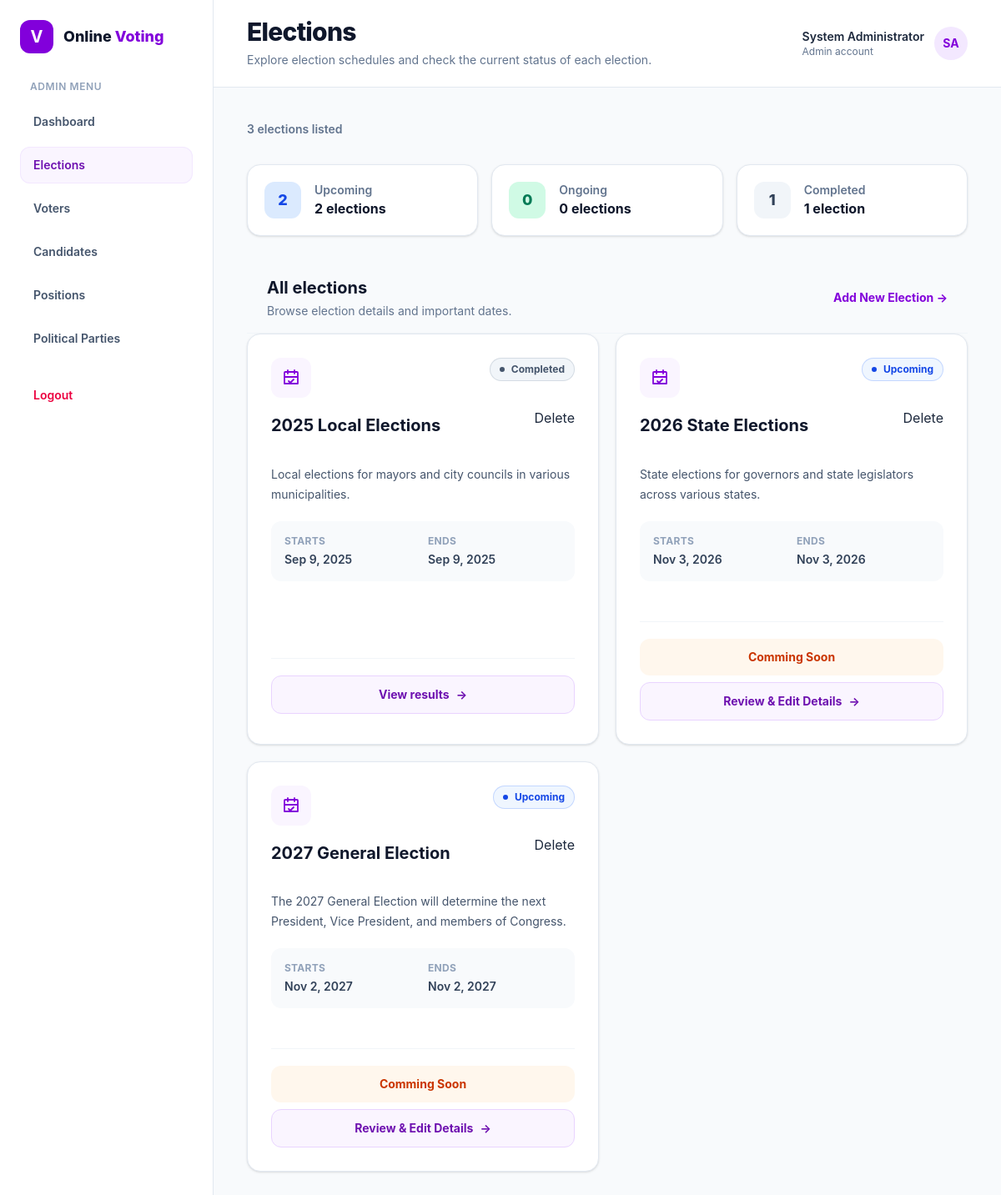
/views/common/elections.php (signed in), run on the app's committed database.
### tables this page shows
CREATE TABLE elections (
    id INT AUTO_INCREMENT PRIMARY KEY,
    title VARCHAR(100) NOT NULL UNIQUE,
    description TEXT NOT NULL,
    start_date DATETIME NOT NULL,
    end_date DATETIME NOT NULL,
    status ENUM('upcoming', 'ongoing', 'completed') NOT NULL DEFAULT 'upcoming',
    created_at TIMESTAMP DEFAULT CURRENT_TIMESTAMP,
    updated_at TIMESTAMP DEFAULT CURRENT_TIMESTAMP ON UPDATE CURRENT_TIMESTAMP
);

### app/paths.php (called while the page is built, shortened)
<?php
function app_url(string $path = ''): string
{
    return APP_BASE_URL . '/' . ltrim($path, '/');
}

### app/helpers/security.php (called while the page is built, shortened)
<?php
function getCsrfToken(): string
{
    return $_SESSION['csrf_token'];
}

### views/common/elections.php (the view, shortened to what this page needs)
<?php
require_once __DIR__ . '/../../app/paths.php';
require_once APP_ROOT . '/app/config/database.php';
require_once APP_ROOT . '/app/helpers/security.php';
$stmt = $pdo->prepare("SELECT * FROM `elections` ORDER BY start_date ASC");
$stmt->execute();
$elections = $stmt->fetchAll(PDO::FETCH_ASSOC);
$electionCounts = ['upcoming' => 0, 'ongoing' => 0, 'completed' => 0];
foreach ($elections as $election) {
    if (isset($electionCounts[$election['status']])) {
        $electionCounts[$election['status']]++;
    }
}
$statusStyles = [
    'upcoming' => 'bg-blue-50 text-blue-700 ring-blue-600/20',
    'ongoing' => 'bg-red-50 font-bold text-red-700 ring-1 ring-inset ring-red-200',
    'completed' => 'bg-slate-100 text-slate-600 ring-slate-500/20',
];
$escape = static fn($value): string => htmlspecialchars((string) ($value ?? ''), ENT_QUOTES, 'UTF-8');
$formatDate = static function ($date): string {
    $timestamp = strtotime($date);
    return $timestamp === false ? 'Date unavailable' : date('M j, Y', $timestamp);
};
?>
<!DOCTYPE html>
<html lang="en">
<head>
    <link rel="stylesheet" href="<?= htmlspecialchars(app_url('public/css/app.css'), ENT_QUOTES, 'UTF-8') ?>">
</head>
<body class="min-h-screen bg-slate-50 text-slate-800">
    <div class="flex min-h-[calc(100vh-65px)] flex-col md:flex-row">
        <?php include APP_ROOT . '/includes/shared/portal_sidebar.php'; ?>
        <div class="min-w-0 flex-1">
            <?php include APP_ROOT . '/includes/shared/portal_header.php'; ?>
            <main class="min-w-0 px-4 py-8 sm:px-6 sm:py-10 lg:px-10">
                <div class="mx-auto max-w-6xl">
                    <p class="mb-8 text-sm font-semibold text-slate-500"><?= count($elections) ?> <?= count($elections) === 1 ? 'election' : 'elections' ?> listed</p>
                    <section aria-label="Election status summary" class="mb-8 grid gap-4 sm:grid-cols-3">
                        <?php foreach (
                            [
                                ['Upcoming', $electionCounts['upcoming'], 'bg-blue-100 text-blue-700'],
                                ['Ongoing', $electionCounts['ongoing'], 'bg-emerald-100 text-emerald-700'],
                                ['Completed', $electionCounts['completed'], 'bg-slate-100 text-slate-700'],
                            ] as [$label, $count, $colorClass]
                        ): ?>
                            <div class="flex items-center gap-4 rounded-2xl border border-slate-200 bg-white p-5 shadow-sm">
                                <span class="flex h-11 w-11 items-center justify-center rounded-xl text-lg font-extrabold <?= $colorClass ?>">
                                    <?= $count ?>
                                </span>
                                <div>
                                    <p class="text-sm font-semibold text-slate-500"><?= $label ?></p>
                                    <p class="font-bold text-slate-900"><?= $count ?> <?= $count === 1 ? 'election' : 'elections' ?></p>
                                </div>
                            </div>
                        <?php endforeach; ?>
                    </section>
                    <?php if (!$elections): ?>
                        <section class="rounded-2xl border border-dashed border-slate-300 bg-white px-6 py-14 text-center">
                            <span class="mx-auto flex h-14 w-14 items-center justify-center rounded-2xl bg-purple-50 text-purple-700">
                                <svg class="h-7 w-7" viewBox="0 0 24 24" fill="none" stroke="currentColor" stroke-width="1.8" aria-hidden="true">
                                    <path stroke-linecap="round" stroke-linejoin="round" d="M8 7V3m8 4V3M4 11h16M5 5h14a1 1 0 0 1 1 1v13H4V6a1 1 0 0 1 1-1Z" />
                                </svg>
                            </span>
                            <h2 class="mt-5 text-lg font-bold text-slate-900">No elections available</h2>
                            <p class="mx-auto mt-2 max-w-md text-sm leading-6 text-slate-500">
                                There are no elections to display right now. Please check back later for updates.
                            </p>
                            <?php if ($portalRole === 'admin'): ?>
                                <a href="../admin/create_election.php" class="text-sm font-bold text-purple-700 hover:text-purple-900">Add New Election <span aria-hidden="true">→</span></a>
                            <?php endif; ?>
                        </section>
                    <?php else: ?>
                        <section aria-label="All elections">
                            <div class="flex flex-col justify-between gap-3 border-b border-slate-100 px-5 py-4 sm:flex-row sm:items-center sm:px-6">
                                <div class="">
                                    <h2 class="text-xl font-bold text-slate-900">All elections</h2>
                                    <p class="mt-1 text-sm text-slate-500">Browse election details and important dates.</p>
                                </div>
                                <?= $portalRole === 'admin' ? ' <a href="../admin/create_election.php" class="text-sm font-bold text-purple-700 hover:text-purple-900">Add New Election <span aria-hidden="true">→</span></a>' : '' ?>
                            </div>
                            <div class="grid gap-5 lg:grid-cols-2">
                                <?php foreach ($elections as $election):
                                    $status = $election['status'] ?? '';
                                    $statusClass = $statusStyles[$status] ?? 'bg-gray-100 text-gray-700 ring-gray-500/20';
                                ?>
                                    <article class="group flex h-full flex-col rounded-2xl border border-slate-200 bg-white p-6 shadow-sm transition duration-200 hover:-translate-y-1 hover:border-purple-200 hover:shadow-lg sm:p-7">
                                        <div class="flex items-start justify-between gap-4">
                                            <div class="flex h-12 w-12 shrink-0 items-center justify-center rounded-xl bg-purple-50 text-purple-700">
                                                <svg class="h-6 w-6" viewBox="0 0 24 24" fill="none" stroke="currentColor" stroke-width="1.8" aria-hidden="true">
                                                    <path stroke-linecap="round" stroke-linejoin="round" d="M8 7V3m8 4V3M4 11h16M5 5h14a1 1 0 0 1 1 1v13H4V6a1 1 0 0 1 1-1Z" />
                                                    <path stroke-linecap="round" stroke-linejoin="round" d="m9 16 2 2 4-4" />
                                                </svg>
                                            </div>
                                            <div class="ml-auto flex flex-col items-end gap-2">
                                                <span class="inline-flex items-center gap-2 rounded-full px-3 py-1.5 text-xs font-bold capitalize ring-1 ring-inset <?= $statusClass ?>">
                                                    <?php if ($status != 'ongoing'): ?>
                                                        <span class="h-1.5 w-1.5 rounded-full bg-current"></span>
                                                        <?= ucfirst($escape($status ?: 'unknown')) ?>
                                                    <?php endif; ?>
                                                </span>
                                            </div>
                                        </div>
                                        <div class="flex justify-between items-center">
                                            <h3 class="mt-5 text-xl font-bold leading-snug text-slate-900">
                                                <?= $escape($election['title'] ?? 'Untitled election') ?>
                                            </h3>
                                            <?php if ($portalRole === 'admin'): ?>
                                                <a href="<?= htmlspecialchars(app_url('app/controllers/election_actions.php?delete=' . $election['id'] . '&csrf_token=' . urlencode(getCsrfToken())), ENT_QUOTES, 'UTF-8') ?>">Delete</a>
                                            <?php endif; ?>
                                        </div>
                                        <p class="mt-2 min-h-12 whitespace-pre-line text-sm leading-6 text-slate-600">
                                            <?= $escape($election['description'] ?? 'No election description is available.') ?>
                                        </p>
                                        <div class="mt-5 grid gap-3 rounded-xl bg-slate-50 p-4 sm:grid-cols-2">
                                            <div>
                                                <p class="text-xs font-bold uppercase tracking-wide text-slate-400">Starts</p>
                                                <p class="mt-1 text-sm font-semibold text-slate-700"><?= $escape($formatDate($election['start_date'] ?? '')) ?></p>
                                            </div>
                                            <div>
                                                <p class="text-xs font-bold uppercase tracking-wide text-slate-400">Ends</p>
                                                <p class="mt-1 text-sm font-semibold text-slate-700"><?= $escape($formatDate($election['end_date'] ?? '')) ?></p>
                                            </div>
                                        </div>
                                        <div class="mt-6 flex-1"></div>
                                        <div class="mt-6 border-t border-slate-100 pt-5">
                                            <?php if ($status === 'upcoming'): ?>
                                                <?php if ($portalRole === 'candidate'): ?>
                                                    <?php $stmt = $pdo->prepare("SELECT id FROM applications WHERE user_id=? AND election_id=?");
                                                    $stmt->execute([$_SESSION['user_id'], $election['id']]);
                                                    if ($stmt->fetch(PDO::FETCH_ASSOC)) {
                                                        echo '<div class="inline-flex w-full items-center justify-center gap-2 rounded-xl bg-purple-200 px-4 py-3 text-sm font-bold text-purple-400 cursor-not-allowed">
                                                        Already Applied
                                                        <span aria-hidden="true">&rarr;</span>
                                                    </div>';
                                                    } else echo '
                                                    <a href="' .
                                                        htmlspecialchars(app_url('views/candidate/registration.php'), ENT_QUOTES, 'UTF-8') . '" class="inline-flex w-full items-center justify-center gap-2 rounded-xl bg-purple-700 px-4 py-3 text-sm font-bold text-white transition hover:bg-purple-800 focus:outline-none focus:ring-4 focus:ring-purple-200">
                                                        Apply for candidacy
                                                        <span aria-hidden="true">&rarr;</span>
                                                    </a>'
                                                    ?>
                                                <?php else: ?>
                                                    <span class="inline-flex w-full items-center justify-center rounded-xl bg-orange-50 px-4 py-3 text-sm font-bold text-orange-700 mb-2">
                                                        Comming Soon
                                                    </span>
                                                <?php endif; ?>
                                            <?php elseif ($status === 'completed'): ?>
                                                <a href="<?= htmlspecialchars(app_url('views/common/results.php?election=' . $election['id'] . '&csrf_token=' . urlencode(getCsrfToken())), ENT_QUOTES, 'UTF-8') ?>" class="inline-flex w-full items-center justify-center gap-2 rounded-xl border border-purple-200 bg-purple-50 px-4 py-3 text-sm font-bold text-purple-800 mb-2 transition hover:bg-purple-100 focus:outline-none focus:ring-4 focus:ring-purple-100">
                                                    View results
                                                    <span aria-hidden="true">&rarr;</span>
                                                </a>
                                            <?php else: ?>
                                                <span class="inline-flex w-full items-center justify-center rounded-xl bg-emerald-50 px-4 py-3 text-sm font-bold text-emerald-700 mb-2">
                                                    Election in progress
                                                </span>
                                            <?php endif; ?>
                                            <?php if ($portalRole === 'admin'): ?>
                                                <?php if ($status === 'ongoing'): ?>
                                                    <a href="<?= htmlspecialchars(app_url('app/controllers/election_actions.php?election=' . $election['id'] . '&csrf_token=' . urlencode(getCsrfToken())), ENT_QUOTES, 'UTF-8') ?>" class="inline-flex w-full items-center justify-center gap-2 rounded-xl border border-purple-200 bg-purple-50 px-4 py-3 text-sm font-bold text-purple-800 mb-2 transition hover:bg-purple-100 focus:outline-none focus:ring-4 focus:ring-purple-100">
                                                        Stop & Generate Results
                                                        <span aria-hidden="true">&rarr;</span>
                                                    </a>
                                                <?php elseif ($status === 'upcoming'): ?>
                                                    <a href="../admin/review_election_details.php?election=<?= $election['id'] ?>" class="inline-flex w-full items-center justify-center gap-2 rounded-xl border border-purple-200 bg-purple-50 px-4 py-3 text-sm font-bold text-purple-800 transition hover:bg-purple-100 focus:outline-none focus:ring-4 focus:ring-purple-100">
                                                        Review & Edit Details
                                                        <span aria-hidden="true">&rarr;</span>
                                                    </a>
                                                <?php endif; ?>
                                            <?php endif; ?>
                                        </div>
                                    </article>
                                <?php endforeach; ?>
                            </div>
                        </section>
                    <?php endif; ?>
                </div>
            </main>
        </div>
    </div>
</body>
</html>

### data on the page
elections: status "Completed", title "2025 Local Elections", description "Local elections for mayors and city councils in various municipalities.", start_date "Sep 9, 2025", end_date "Sep 9, 2025"
elections: status "Upcoming", title "2026 State Elections", description "State elections for governors and state legislators across various states.", start_date "Nov 3, 2026", end_date "Nov 3, 2026", shows "Comming Soon"
elections: status "Upcoming", title "2027 General Election", description "The 2027 General Election will determine the next President, Vice President, and members of Congress.", start_date "Nov 2, 2027", end_date "Nov 2, 2027", shows "Comming Soon"

### other printed values
$portalLabel "ADMIN"
$item['label'] "Dashboard"
$item['label'] "Elections"
$item['label'] "Voters"
$item['label'] "Candidates"
$item['label'] "Positions"
$item['label'] "Political Parties"
$pageTitle "Elections"
$pageDescription "Explore election schedules and check the current status of each election."
$headerName "System Administrator"
$headerRole "Admin"
$headerInitials "SA"
count($elections) "3"
$count "2"
$label "Upcoming"
